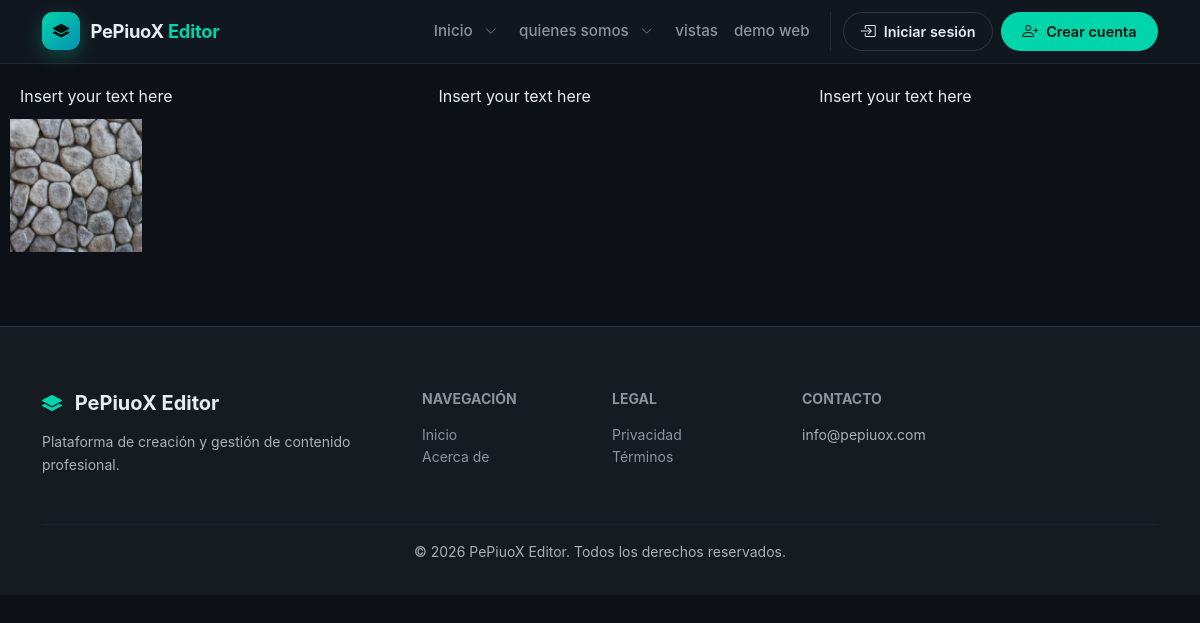
The page / on the database its author committed.
### tables this page shows
CREATE TABLE IF NOT EXISTS `page_menu` (
  `id` int(11) NOT NULL AUTO_INCREMENT,
  `page_id` int(11) DEFAULT NULL,
  `title` varchar(255) NOT NULL,
  `slug` varchar(255) NOT NULL,
  `url` varchar(500) DEFAULT NULL,
  `icon` varchar(100) DEFAULT NULL,
  `order` int(11) NOT NULL DEFAULT 0,
  `sort` int(11) NOT NULL DEFAULT 0,
  `parent_id` int(11) DEFAULT NULL,
  `level` int(11) DEFAULT 0,
  `is_published` tinyint(1) DEFAULT 0,
  `menu_group` varchar(50) NOT NULL DEFAULT 'main',
  `status` enum('draft','published','archived') DEFAULT 'draft',
  `target` enum('_self','_blank','_parent') DEFAULT '_self',
  `created_at` timestamp NULL DEFAULT current_timestamp(),
  `updated_at` timestamp NULL DEFAULT current_timestamp() ON UPDATE current_timestamp(),
  PRIMARY KEY (`id`),
  UNIQUE KEY `slug` (`slug`),
  KEY `parent_id` (`parent_id`),
  KEY `status_published` (`status`,`is_published`),
  KEY `idx_page_menu_page` (`page_id`),
  KEY `idx_page_menu_group` (`menu_group`),
  CONSTRAINT `FK_pages_menu` FOREIGN KEY (`page_id`) REFERENCES `pages` (`id`) ON DELETE NO ACTION ON UPDATE NO ACTION
);

CREATE TABLE IF NOT EXISTS `pages` (
  `id` int(11) NOT NULL AUTO_INCREMENT,
  `user_id` int(11) NOT NULL,
  `template_id` int(11) DEFAULT NULL,
  `parent_id` int(11) DEFAULT NULL,
  `title` varchar(255) NOT NULL,
  `slug` varchar(255) NOT NULL,
  `description` varchar(255) NOT NULL,
  `h1` varchar(255) DEFAULT NULL,
  `content_html` longtext DEFAULT NULL,
  `content_css` longtext DEFAULT NULL,
  `content_php` longtext DEFAULT NULL,
  `content_js` longtext DEFAULT NULL,
  `grapesjs_data` longtext DEFAULT NULL,
  `startpage` tinyint(1) DEFAULT 0,
  `is_published` tinyint(1) DEFAULT 0,
  `publish_at` datetime DEFAULT NULL,
  `status` enum('draft','published','archived') DEFAULT 'draft',
  `created_at` timestamp NULL DEFAULT current_timestamp(),
  `updated_at` timestamp NULL DEFAULT current_timestamp() ON UPDATE current_timestamp(),
  PRIMARY KEY (`id`),
  UNIQUE KEY `slug` (`slug`),
  KEY `user_id` (`user_id`),
  KEY `idx_pages_template` (`template_id`),
  KEY `idx_pages_parent` (`parent_id`),
  KEY `idx_pages_status` (`status`),
  KEY `idx_pages_published` (`is_published`),
  KEY `idx_pages_publish_at` (`publish_at`),
  CONSTRAINT `fk_pages_parent` FOREIGN KEY (`parent_id`) REFERENCES `pages` (`id`) ON DELETE SET NULL,
  CONSTRAINT `fk_pages_template` FOREIGN KEY (`template_id`) REFERENCES `templates` (`id`) ON DELETE SET NULL,
  CONSTRAINT `pages_ibfk_1` FOREIGN KEY (`user_id`) REFERENCES `users` (`id`) ON DELETE CASCADE
);

### config/env.php (called while the page is built, shortened)
<?php
function env(string $key, ?string $default = null): ?string
{
    $value = getenv($key);
    if ($value !== false && $value !== '') {
        return $value;
    }
    return $default;
}

### config/database.php (called while the page is built, shortened)
<?php
require_once __DIR__ . '/env.php';
$dbname   = env('DB_NAME', '');
$username = env('DB_USER', '');
$password = env('DB_PASSWORD', '');
return [
    'driver'   => env('DB_DRIVER', 'mysql'),
    'host'     => env('DB_HOST', '127.0.0.1'),
    'port'     => (int) env('DB_PORT', '3306'),
    'dbname'   => $dbname,
    'username' => $username,
    'password' => $password,
    'charset'  => env('DB_CHARSET', 'utf8mb4'),
    'collation'=> env('DB_COLLATION', 'utf8mb4_uca1400_ai_ci'),
    'options'  => [
        PDO::ATTR_ERRMODE            => PDO::ERRMODE_EXCEPTION,
        PDO::ATTR_DEFAULT_FETCH_MODE => PDO::FETCH_ASSOC,
        PDO::ATTR_EMULATE_PREPARES   => false,
    ],
];

### app/Core/Database.php (called while the page is built, shortened)
<?php
class Database
{
    private static ?PDO $instance = null;
    public static function connection(): PDO
    {
        if (self::$instance === null) {
            $cfg = require __DIR__ . '/../../config/database.php';
            $dsn = sprintf(
                '%s:host=%s;port=%s;dbname=%s;charset=%s',
                $cfg['driver'], $cfg['host'], $cfg['port'], $cfg['dbname'], $cfg['charset']
            );
            try {
                self::$instance = new PDO($dsn, $cfg['username'], $cfg['password'], $cfg['options']);
            } catch (PDOException $e) {
                error_log('[DB] ' . $e->getMessage());
                throw new RuntimeException('No se pudo conectar a la base de datos.');
            }
        }
        return self::$instance;
    }
    public static function fetchAll(string $sql, array $params = []): array
    {
        $stmt = self::connection()->prepare($sql);
        $stmt->execute($params);
        return $stmt->fetchAll();
    }
    public static function fetch(string $sql, array $params = []): ?array
    {
        $stmt = self::connection()->prepare($sql);
        $stmt->execute($params);
        $row = $stmt->fetch();
        return $row ?: null;
    }
}

### app/Controllers/PublicController.php (called while the page is built, shortened)
<?php
class PublicController
{
    private PageRenderer $renderer;
    public function __construct()
    {
        $this->renderer = new PageRenderer();
    }
    public function home(Request $request, array $params = []): void
    {
        $page = $this->renderer->getHomePage();
        $this->renderPage($page);
    }
    private function renderPage(array $page): void
    {
        $content = $this->renderer->buildPageHtml($page);
        $menu = $this->renderer->getMenu();
        $this->renderLayout($page, $menu, $content);
    }
    private function renderLayout(array $page, array $menu, string $content): void
    {
        $isLoggedIn = Auth::check();
        View::partial('public.layout', [
            'page' => [
                'title'       => $this->renderer->getPageTitle($page),
                'description' => $this->renderer->getPageDescription($page),
                'slug'        => $this->renderer->getPageSlug($page),
            ],
            'menu'     => $menu,
            'content'  => $content,
            'appName'  => $GLOBALS['cfg']['app_name'] ?? 'PePiuoX Editor',
            'authUser' => $isLoggedIn ? Auth::user() : null,
        ]);
    }
}

### index.php (called while the page is built, shortened)
<?php
spl_autoload_register(function (string $class) {
    if (str_starts_with($class, 'App\\')) {
        $path = APP_PATH . '/' . str_replace('\\', '/', substr($class, 4)) . '.php';
    }
});
$cfg = require CONFIG_PATH . '/config.php';
try {
    $router = new App\Core\Router();
    $request = new App\Core\Request();
} catch (Throwable $e) {
    if ($cfg['debug'] ?? false) {
        die('Error al inicializar el router: ' . $e->getMessage());
    }
    die('Error interno del servidor');
}
try {
    $router->dispatch($request);
} catch (Throwable $e) {
    if ($cfg['debug'] ?? false) {
        echo '<h1>Error</h1>';
        echo '<pre>' . htmlspecialchars($e->getMessage()) . '</pre>';
        echo '<pre>' . htmlspecialchars($e->getTraceAsString()) . '</pre>';
    } else {
        http_response_code(500);
        echo '<h1>Error interno del servidor</h1>';
        error_log('[Router] Error: ' . $e->getMessage());
    }
}

### app/Services/PageRenderer.php (the view, shortened to what this page needs)
<?php
class PageRenderer
{
    private int $startpage = 1;
    private int $is_published = 1;
    private string $status = 'published';
    public function getHomePage(): ?array
    {
        $page = Database::fetch(
            "SELECT * FROM pages
             WHERE startpage = ? AND is_published = ? AND status = ?
             LIMIT 1",
            [$this->startpage, $this->is_published, $this->status]
        );
        if ($page) {
            $page = $this->processPageData($page);
        }
        return $page;
    }
    private function processPageData(array $page): array
    {
        $page['title'] = htmlspecialchars($page['title'], ENT_QUOTES, 'UTF-8');
        $page['description'] = htmlspecialchars($page['description'] ?? '', ENT_QUOTES, 'UTF-8');
        $page['slug'] = $this->sanitizeSlug($page['slug']);
        if (isset($page['content_html']) && !empty($page['content_html'])) {
            $page['content_html'] = $this->processContent($page['content_html']);
        }
        if (isset($page['content_css']) && !empty($page['content_css'])) {
            $page['content_css'] = $this->optimizeCss($page['content_css']);
        }
        if (isset($page['content_js']) && !empty($page['content_js'])) {
            $page['content_js'] = $this->optimizeJs($page['content_js']);
        }
        return $page;
    }
    private function processContent(string $content): string
    {
        $content = $this->sanitizeHtml($content);
        $content = $this->processInternalLinks($content);
        $content = $this->optimizeImages($content);
        return $content;
    }
    private function sanitizeHtml(string $html): string
    {
        $allowedTags = [
            'div', 'span', 'p', 'h1', 'h2', 'h3', 'h4', 'h5', 'h6',
            'a', 'img', 'ul', 'ol', 'li', 'table', 'tr', 'td', 'th',
            'strong', 'em', 'b', 'i', 'u', 's', 'br', 'hr', 'blockquote',
            'pre', 'code', 'section', 'article', 'header', 'footer',
            'main', 'nav', 'aside', 'figure', 'figcaption'
        ];
        $html = preg_replace('/on\w+="[^"]*"/', '', $html);
        $html = preg_replace("/on\w+='[^']*'/", '', $html);
        $html = preg_replace('/href="javascript:[^"]*"/', 'href="#"', $html);
        $html = preg_replace("/href='javascript:[^']*'/", 'href="#"', $html);
        return strip_tags($html, '<' . implode('><', $allowedTags) . '>');
    }
    private function processInternalLinks(string $content): string
    {
        return preg_replace_callback(
            '/<a\s+href="\/([^"]+)"([^>]*)>/',
            function($matches) {
                $slug = $matches[1];
                $attrs = $matches[2];
                $baseUrl = rtrim(BASE_URL ?? '', '/');
                return '<a href="' . $baseUrl . '/' . $slug . '"' . $attrs . '>';
            },
            $content
        );
    }
    private function optimizeImages(string $content): string
    {
        return preg_replace(
            '/<img\s+([^>]*)>/',
            '<img $1 loading="lazy" decoding="async">',
            $content
        );
    }
    private function optimizeCss(string $css): string
    {
        $css = preg_replace('/\/\*.*?\*\//s', '', $css);
        $css = preg_replace('/\s+/', ' ', $css);
        $css = preg_replace('/\s*([{}:;,])\s*/', '$1', $css);
        return $css;
    }
    private function optimizeJs(string $js): string
    {
        $js = preg_replace('/\/\/.*$/m', '', $js);
        $js = preg_replace('/\/\*.*?\*\//s', '', $js);
        $js = preg_replace('/\s+/', ' ', $js);
        return $js;
    }
    public function getMenu(?int $parentId = null): array
    {
        if ($parentId === null) {
            $items = Database::fetchAll(
                "SELECT * FROM page_menu
                 WHERE parent_id IS NULL AND status = 'published' AND is_published = 1
                 ORDER BY `order` ASC, sort ASC"
            );
        } else {
            $items = Database::fetchAll(
                "SELECT * FROM page_menu
                 WHERE parent_id = ? AND status = 'published' AND is_published = 1
                 ORDER BY `order` ASC, sort ASC",
                [$parentId]
            );
        }
        foreach ($items as &$item) {
            $item['children'] = $this->getMenu((int)$item['id']);
        }
        return $items;
    }
    public function buildMenuItemUrl(array $item): string
    {
        $slug = trim($item['slug'] ?? '', '/');
        $baseUrl = rtrim(BASE_URL ?? '', '/');
        return $baseUrl . '/' . $slug;
    }
    public function renderMenuHtml(array $menu): string
    {
        return '<ul class="navbar-nav ms-auto mb-2 mb-lg-0 align-items-lg-center">'
            . $this->renderMenuItems($menu, 0)
            . '</ul>';
    }
    private function renderMenuItems(array $items, int $level = 0): string
    {
        $html = '';
        foreach ($items as $item) {
            $children = $item['children'] ?? [];
            $hasChildren = !empty($children);
            $url = $this->buildMenuItemUrl($item);
            $urlAttr = htmlspecialchars($url, ENT_QUOTES, 'UTF-8');
            $title = htmlspecialchars($item['title'] ?? '', ENT_QUOTES, 'UTF-8');
            $targetAttr = !empty($item['target'])
                ? ' target="' . htmlspecialchars($item['target'], ENT_QUOTES, 'UTF-8') . '"'
                : '';
            $iconHtml = !empty($item['icon'])
                ? '<i class="' . htmlspecialchars($item['icon'], ENT_QUOTES, 'UTF-8') . ' me-2"></i>'
                : '';
            if ($level === 0) {
                if ($hasChildren) {
                    $html .= '<li class="nav-item dropdown has-submenu">';
                    $html .= '<div class="nav-link nav-link-parent">';
                    $html .= '<a class="split-link" href="' . $urlAttr . '"' . $targetAttr . '>';
                    $html .= $iconHtml . $title;
                    $html .= '</a>';
                    $html .= '<button type="button" class="menu-caret dropdown-caret" aria-haspopup="true" aria-expanded="false">';
                    $html .= '<i class="bi bi-chevron-down"></i>';
                    $html .= '</button>';
                    $html .= '</div>';
                    $html .= '<ul class="dropdown-menu">';
                    $html .= $this->renderMenuItems($children, $level + 1);
                    $html .= '</ul>';
                    $html .= '</li>';
                } else {
                    $html .= '<li class="nav-item">';
                    $html .= '<a class="nav-link" href="' . $urlAttr . '"' . $targetAttr . '>';
                    $html .= $iconHtml . $title;
                    $html .= '</a>';
                    $html .= '</li>';
                }
            } else {
                if ($hasChildren) {
                    $html .= '<li class="dropdown-submenu has-submenu">';
                    $html .= '<div class="dropdown-item dropdown-item-parent">';
                    $html .= '<a class="split-link" href="' . $urlAttr . '"' . $targetAttr . '>';
                    $html .= $iconHtml . $title;
                    $html .= '</a>';
                    $html .= '<button type="button" class="menu-caret submenu-caret" aria-haspopup="true" aria-expanded="false">';
                    $html .= '<i class="bi bi-chevron-right"></i>';
                    $html .= '</button>';
                    $html .= '</div>';
                    $html .= '<ul class="dropdown-menu">';
                    $html .= $this->renderMenuItems($children, $level + 1);
                    $html .= '</ul>';
                    $html .= '</li>';
                } else {
                    $html .= '<li>';
                    $html .= '<a class="dropdown-item" href="' . $urlAttr . '"' . $targetAttr . '>';
                    $html .= $iconHtml . $title;
                    $html .= '</a>';
                    $html .= '</li>';
                }
            }
        }
        return $html;
    }
    public function buildPageHtml(array $page): string
    {
        $slug = $this->sanitizeSlug($page['slug'] ?? '');
        $css = (string)($page['content_css'] ?? '');
        $html = (string)($page['content_html'] ?? '');
        $js = (string)($page['content_js'] ?? '');
        $html = $this->sanitizeHtml($html);
        $js = str_replace('</script>', '<\/script>', $js);
        $htmlOutput = '<div class="page-content" data-page-id="' . $page['id'] . '" data-page-slug="' . $slug . '">';
        if (!empty($css)) {
            $htmlOutput .= '<style>' . $this->optimizeCss($css) . '</style>';
        }
        $htmlOutput .= '<div class="page-body">' . $html . '</div>';
        if (!empty($js)) {
            $htmlOutput .= '<script>' . $this->optimizeJs($js) . '</script>';
        }
        $htmlOutput .= '</div>';
        return $htmlOutput;
    }
    private function sanitizeSlug(string $slug): string
    {
        $slug = strtolower(trim($slug));
        $slug = urldecode($slug);
        $slug = preg_replace('/[^a-z0-9\-_\/]/', '-', $slug);
        $slug = preg_replace('/-+/', '-', $slug);
        return trim($slug, '-/') ?: 'pagina-' . time();
    }
}

### rows shown on the page
page_menu: value "Inicio"
page_menu: value "quienes somos"
page_menu: value "vistas"
page_menu: value "demo web"
pages: content_html "Insert your text here Insert your text here Insert your text here", content_html (picture)

### other values the page prints
$brandFirst "PePiuoX"
$brandRest "Editor"
$appName "PePiuoX Editor"
